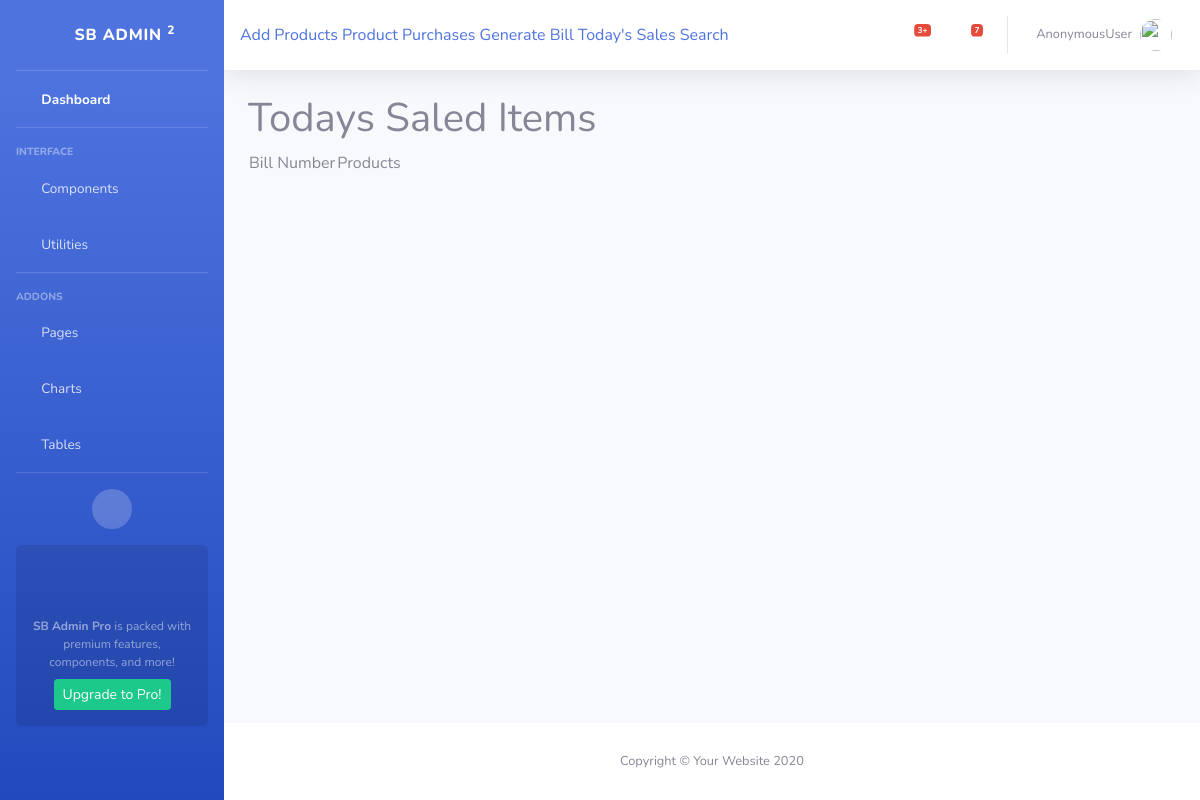
The app's page /billing/dsales, older data.
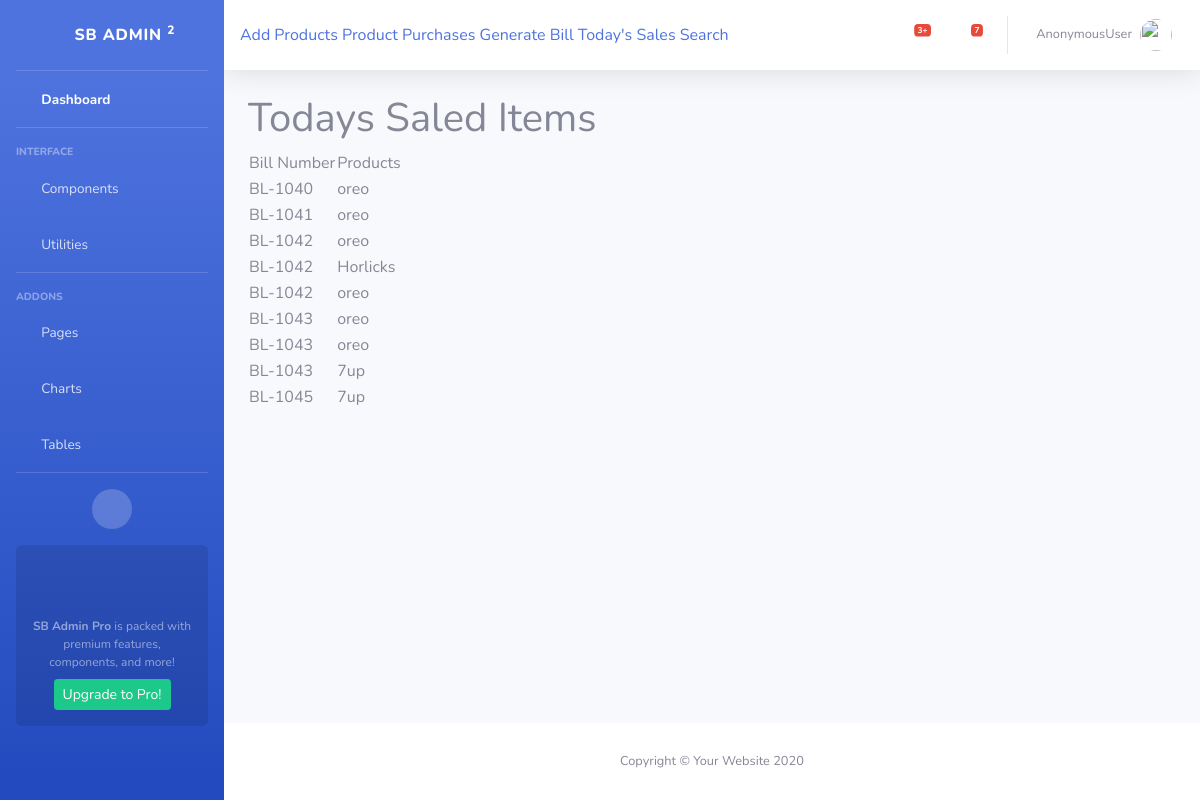
The same page, newer data.
### app_billing/models.py (models this page shows, shortened)
class OrderLine(models.Model):
    bill_number = models.ForeignKey(Order, on_delete=models.CASCADE)
    product_name = models.ForeignKey(Items, on_delete=models.CASCADE)
    product_qty = models.FloatField()
    amount= models.FloatField()

class Order(models.Model):
    billnumber = models.CharField(max_length=12, unique=True)
    bill_date = models.DateField(auto_now=True)
    customer_name = models.CharField(max_length=60)
    phone_number = models.CharField(max_length=12)
    bill_total = models.IntegerField(default=0)
    def __str__(self):
        return str(self.billnumber)

class Items(models.Model):
    item_name = models.CharField(max_length=120)
    def __str__(self):
        return self.item_name

### app_billing/views.py (the view)
# urls.py: path('dsales', DailySales.as_view(), name='dsales'),
class DailySales(TemplateView):
    model = Order
    template_name = 'app_billing/admin_home.html'
    def get(self, request, *args, **kwargs):
        dates = date.today()
        tbill = Order.objects.filter(bill_date=dates)
        products = OrderLine.objects.filter(bill_number__billnumber__in=[t.billnumber for t in tbill])
        self.context = {
            "products":products,
        }
        return render(request, self.template_name, self.context)

### app_billing/templates/app_billing/admin_home.html
{% extends 'app_billing/admin_base.html' %}
{% block body_block %}
<h1>Todays Saled Items</h1>
<table>
    <tr>
        <td>Bill Number</td>
        <td>Products</td>
    </tr>
    {% for product in products %}
    <tr>
        <td>{{ product.bill_number }}</td>
        <td>{{ product.product_name }}</td>
    </tr>
    {% endfor %}
</table>
{% endblock %}

Row changes from the older to the newer data that the page shows:
added OrderLine: bill_number "BL-1040", product_name "oreo"
added OrderLine: bill_number "BL-1041", product_name "oreo"
added OrderLine: bill_number "BL-1042", product_name "oreo"
added OrderLine: bill_number "BL-1042", product_name "Horlicks"
added OrderLine: bill_number "BL-1042", product_name "oreo"
added OrderLine: bill_number "BL-1043", product_name "oreo"
added OrderLine: bill_number "BL-1043", product_name "oreo"
added OrderLine: bill_number "BL-1043", product_name "7up"
added OrderLine: bill_number "BL-1045", product_name "7up"
